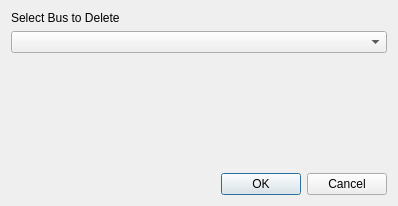
<?xml version="1.0" encoding="UTF-8"?>
<ui version="4.0">
 <class>DeleteBusDialog</class>
 <widget class="QDialog" name="DeleteBusDialog">
  <property name="geometry">
   <rect>
    <x>0</x>
    <y>0</y>
    <width>398</width>
    <height>206</height>
   </rect>
  </property>
  <property name="windowTitle">
   <string>Dialog</string>
  </property>
  <layout class="QGridLayout" name="gridLayout">
   <item row="0" column="0" colspan="3">
    <widget class="QLabel" name="label">
     <property name="text">
      <string>Select Bus to Delete</string>
     </property>
    </widget>
   </item>
   <item row="1" column="0" colspan="3">
    <widget class="QComboBox" name="busListCombo"/>
   </item>
   <item row="2" column="0">
    <spacer name="verticalSpacer">
     <property name="orientation">
      <enum>Qt::Vertical</enum>
     </property>
     <property name="sizeHint" stdset="0">
      <size>
       <width>20</width>
       <height>88</height>
      </size>
     </property>
    </spacer>
   </item>
   <item row="3" column="0">
    <spacer name="horizontalSpacer">
     <property name="orientation">
      <enum>Qt::Horizontal</enum>
     </property>
     <property name="sizeHint" stdset="0">
      <size>
       <width>205</width>
       <height>20</height>
      </size>
     </property>
    </spacer>
   </item>
   <item row="3" column="1">
    <widget class="QPushButton" name="okButton">
     <property name="text">
      <string>OK</string>
     </property>
    </widget>
   </item>
   <item row="3" column="2">
    <widget class="QPushButton" name="cancelButton">
     <property name="text">
      <string>Cancel</string>
     </property>
    </widget>
   </item>
  </layout>
 </widget>
 <resources/>
 <connections/>
</ui>
